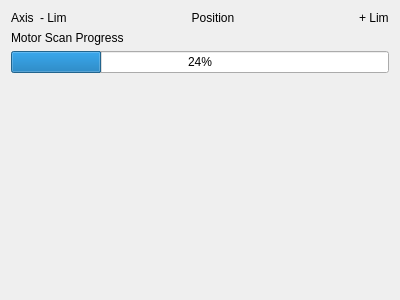
<?xml version="1.0" encoding="UTF-8"?>
<ui version="4.0">
 <class>MotorStatusWidget</class>
 <widget class="QWidget" name="MotorStatusWidget">
  <property name="geometry">
   <rect>
    <x>0</x>
    <y>0</y>
    <width>400</width>
    <height>300</height>
   </rect>
  </property>
  <property name="windowTitle">
   <string>Form</string>
  </property>
  <layout class="QVBoxLayout" name="verticalLayout" stretch="0,0,0,0">
   <item>
    <layout class="QGridLayout" name="gridLayout" columnstretch="0,0,1,0">
     <item row="0" column="0">
      <widget class="QLabel" name="label_2">
       <property name="text">
        <string>Axis</string>
       </property>
      </widget>
     </item>
     <item row="0" column="1">
      <widget class="QLabel" name="label_3">
       <property name="text">
        <string>- Lim</string>
       </property>
      </widget>
     </item>
     <item row="0" column="2">
      <widget class="QLabel" name="label_4">
       <property name="text">
        <string>Position</string>
       </property>
       <property name="alignment">
        <set>Qt::AlignCenter</set>
       </property>
      </widget>
     </item>
     <item row="0" column="3">
      <widget class="QLabel" name="label_5">
       <property name="text">
        <string>+ Lim</string>
       </property>
      </widget>
     </item>
    </layout>
   </item>
   <item>
    <widget class="QLabel" name="label">
     <property name="text">
      <string>Motor Scan Progress</string>
     </property>
    </widget>
   </item>
   <item>
    <widget class="QProgressBar" name="progressBar">
     <property name="value">
      <number>24</number>
     </property>
    </widget>
   </item>
   <item>
    <spacer name="verticalSpacer">
     <property name="orientation">
      <enum>Qt::Vertical</enum>
     </property>
     <property name="sizeHint" stdset="0">
      <size>
       <width>20</width>
       <height>40</height>
      </size>
     </property>
    </spacer>
   </item>
  </layout>
 </widget>
 <resources/>
 <connections/>
</ui>
